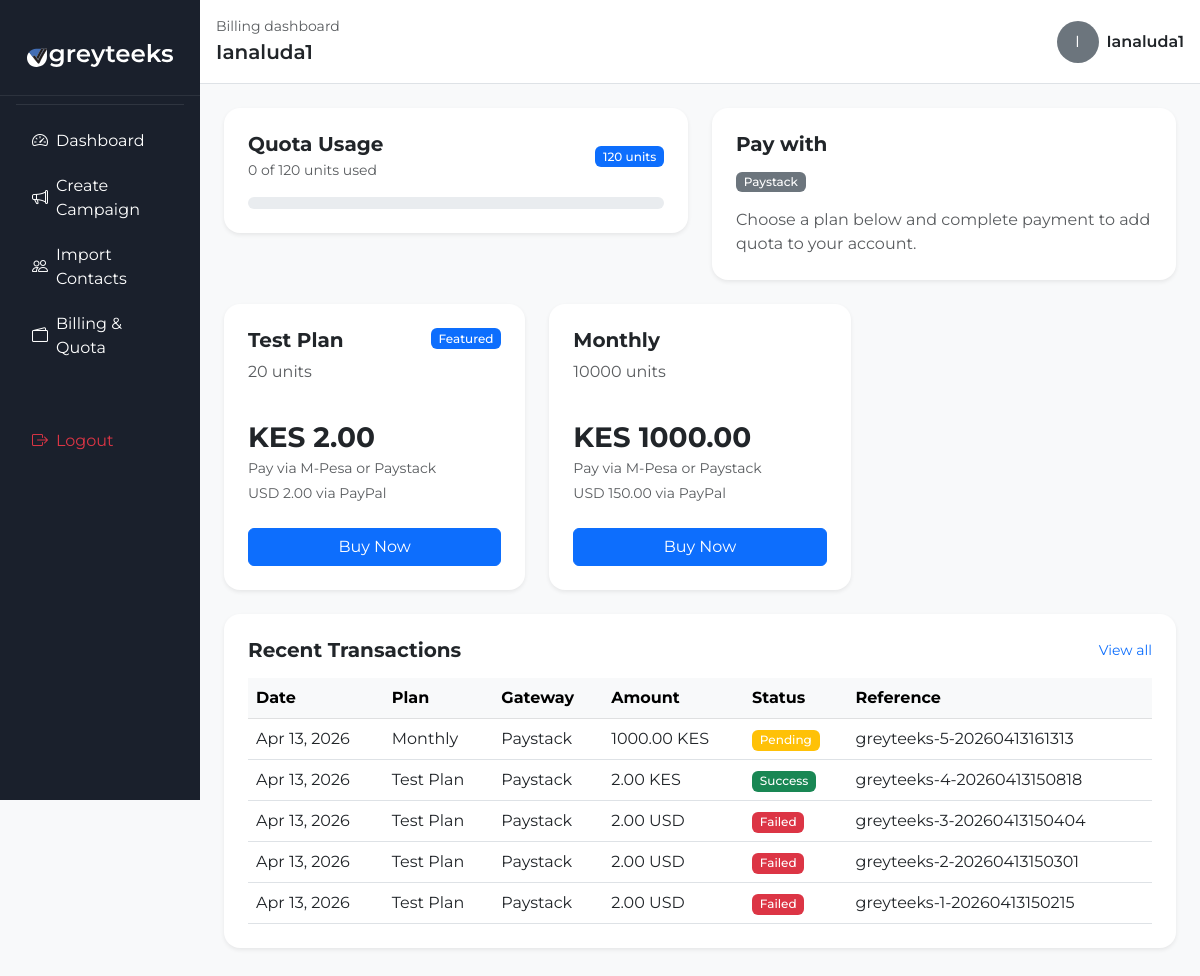
Page /billing/ (signed in) on the committed database.
### accounts/models.py (models this page shows, shortened)
class UserQuota(models.Model):
    user = models.OneToOneField(settings.AUTH_USER_MODEL, on_delete=models.CASCADE, related_name='quota')
    max_units = models.PositiveIntegerField(default=100)
    units_used = models.PositiveIntegerField(default=0)

### billing/models.py (models this page shows, shortened)
class PaymentGatewayConfig(models.Model):
    GATEWAY_CHOICES = [
        ('mpesa', 'M-Pesa Daraja'),
        ('paystack', 'Paystack'),
        ('paypal', 'PayPal'),
    ]
    gateway = models.CharField(max_length=20, choices=GATEWAY_CHOICES, unique=True)
    is_active = models.BooleanField(default=False)
    is_sandbox = models.BooleanField(default=True, help_text="Use sandbox/test credentials")
    mpesa_consumer_key = models.CharField(max_length=255, blank=True)
    mpesa_consumer_secret = models.CharField(max_length=255, blank=True)
    mpesa_shortcode = models.CharField(max_length=20, blank=True)
    mpesa_passkey = models.CharField(max_length=255, blank=True)
    mpesa_callback_url = models.URLField(blank=True)
    paystack_public_key = models.CharField(max_length=255, blank=True)
    paystack_secret_key = models.CharField(max_length=255, blank=True)
    paypal_client_id = models.CharField(max_length=255, blank=True)
    paypal_client_secret = models.CharField(max_length=255, blank=True)
    updated_at = models.DateTimeField(auto_now=True)

class PricingPlan(models.Model):
    name = models.CharField(max_length=100)
    units = models.PositiveIntegerField(help_text="Number of message units this plan adds")
    price_kes = models.DecimalField(max_digits=10, decimal_places=2, help_text="Price in KES for M-Pesa")
    price_usd = models.DecimalField(max_digits=10, decimal_places=2, help_text="Price in USD for PayPal/Paystack")
    is_active = models.BooleanField(default=True)
    is_featured = models.BooleanField(default=False)
    created_at = models.DateTimeField(auto_now_add=True)

class PaymentTransaction(models.Model):
    STATUS_CHOICES = [
        ('pending', 'Pending'),
        ('success', 'Success'),
        ('failed', 'Failed'),
        ('cancelled', 'Cancelled'),
    ]
    GATEWAY_CHOICES = [
        ('mpesa', 'M-Pesa'),
        ('paystack', 'Paystack'),
        ('paypal', 'PayPal'),
    ]
    user = models.ForeignKey(settings.AUTH_USER_MODEL, on_delete=models.CASCADE, related_name='transactions')
    plan = models.ForeignKey(PricingPlan, on_delete=models.SET_NULL, null=True)
    gateway = models.CharField(max_length=20, choices=GATEWAY_CHOICES)
    status = models.CharField(max_length=20, choices=STATUS_CHOICES, default='pending')
    amount = models.DecimalField(max_digits=10, decimal_places=2)
    currency = models.CharField(max_length=10, default='KES')
    units_purchased = models.PositiveIntegerField(default=0)
    gateway_reference = models.CharField(max_length=255, blank=True, help_text="Gateway transaction ID")
    mpesa_checkout_request_id = models.CharField(max_length=255, blank=True)
    mpesa_receipt_number = models.CharField(max_length=100, blank=True)
    paystack_reference = models.CharField(max_length=255, blank=True)
    paypal_order_id = models.CharField(max_length=255, blank=True)
    phone_number = models.CharField(max_length=20, blank=True, help_text="For M-Pesa STK push")
    created_at = models.DateTimeField(auto_now_add=True)
    updated_at = models.DateTimeField(auto_now=True)

### billing/views.py (the view)
# urls.py: path('', views.billing_home, name='billing_home'),
@login_required
def billing_home(request):
    plans = PricingPlan.objects.filter(is_active=True).order_by('price_kes')
    gateways = PaymentGatewayConfig.objects.filter(is_active=True).order_by('gateway')
    user_quota = getattr(request.user, 'quota', None)
    if user_quota is None:
        from accounts.models import UserQuota
        user_quota, _ = UserQuota.objects.get_or_create(user=request.user)
    transactions = PaymentTransaction.objects.filter(user=request.user).order_by('-created_at')[:10]
    used_units = user_quota.units_used or 0
    max_units = user_quota.max_units or 0
    quota_percent = 0
    if max_units > 0:
        quota_percent = min(100, int(round((used_units / max_units) * 100)))
    context = {
        'plans': plans,
        'gateways': gateways,
        'user_quota': user_quota,
        'transactions': transactions,
        'quota_percent': quota_percent,
    }
    return render(request, 'billing/billing_home.html', context)

### templates/billing/billing_home.html (shortened to what this page needs)
{% load static %}
<!DOCTYPE html>
<html lang="en">
<head>
    <link href="https://cdn.jsdelivr.net/npm/bootstrap@5.3.0/dist/css/bootstrap.min.css" rel="stylesheet">
    <link rel="stylesheet" href="https://cdn.jsdelivr.net/npm/bootstrap-icons@1.11.3/font/bootstrap-icons.min.css">
    <link rel="stylesheet" href="{% static 'css/dashboard.css' %}">
</head>
<body>
    <div class="container-fluid">
        <div class="row">
            <nav class="col-md-2 d-none d-md-block sidebar p-3">
                <div class="sidebar-brand d-flex align-items-center justify-content-center px-2 py-3 mb-2">
                    <img src="{% static 'img/light-logo.svg' %}" class="sidebar-logo" alt="Greyteeks logo">
                </div>
                <hr class="text-secondary mt-0">
                <ul class="nav flex-column">
                    <li class="nav-item">
                        <a class="nav-link text-white d-flex align-items-center" href="{% url 'dashboard' %}">
                            <i class="bi bi-speedometer2 me-2"></i> Dashboard
                        </a>
                    </li>
                    <li class="nav-item">
                        <a class="nav-link text-white d-flex align-items-center" href="{% url 'create_campaign' %}">
                            <i class="bi bi-megaphone me-2"></i> Create Campaign
                        </a>
                    </li>
                    <li class="nav-item">
                        <a class="nav-link text-white d-flex align-items-center" href="{% url 'upload_contacts' %}">
                            <i class="bi bi-people me-2"></i> Import Contacts
                        </a>
                    </li>
                    <li class="nav-item">
                        <a class="nav-link text-white d-flex align-items-center active" href="{% url 'billing_home' %}">
                            <i class="bi bi-wallet2 me-2"></i> Billing & Quota
                        </a>
                    </li>
                    <li class="nav-item mt-5">
                        <form action="{% url 'logout' %}" method="post">
                            <button type="submit" class="nav-link text-danger border-0 bg-transparent d-flex align-items-center">
                                <i class="bi bi-box-arrow-right me-2"></i> Logout
                            </button>
                        </form>
                    </li>
                </ul>
            </nav>
            <main class="col-md-10 p-0">
                <div class="dashboard-top-bar d-flex justify-content-between align-items-center px-3 py-3 bg-white border-bottom">
                    <div>
                        <div class="text-muted small">Billing dashboard</div>
                        <div class="fs-5 fw-semibold">{{ user.first_name|default:user.username|title }}</div>
                    </div>
                    <div class="d-flex align-items-center gap-2">
                        <span class="rounded-circle bg-secondary text-white d-inline-flex align-items-center justify-content-center"
                              style="width:42px; height:42px;">
                            {{ user.username|first|upper }}
                        </span>
                        <span class="fw-semibold text-dark">{{ user.username|title }}</span>
                    </div>
                </div>
                <div class="dashboard-content p-4">
                    <div class="row g-4 mb-4">
                        <div class="col-md-6">
                            <div class="card border-0 shadow-sm p-4 rounded-4">
                                <div class="d-flex justify-content-between align-items-center mb-3">
                                    <div>
                                        <h5 class="fw-bold mb-1">Quota Usage</h5>
                                        <div class="small text-muted">{{ user_quota.units_used|default:0 }} of {{ user_quota.max_units|default:0 }} units used</div>
                                    </div>
                                    <span class="badge bg-primary">{{ user_quota.max_units|default:0 }} units</span>
                                </div>
                                <div class="progress" style="height: 12px;">
                                </div>
                            </div>
                        </div>
                        <div class="col-md-6">
                            <div class="card border-0 shadow-sm p-4 rounded-4">
                                <h5 class="fw-bold mb-3">Pay with</h5>
                                <div class="d-flex gap-2 flex-wrap">
                                    {% for gateway in gateways %}
                                        <span class="badge bg-secondary text-white text-capitalize">{{ gateway.get_gateway_display }}</span>
                                    {% empty %}
                                        <span class="text-muted">No active payment methods.</span>
                                    {% endfor %}
                                </div>
                                <p class="text-muted mt-3 mb-0">Choose a plan below and complete payment to add quota to your account.</p>
                            </div>
                        </div>
                    </div>
                    <div class="row g-4 mb-4">
                        {% for plan in plans %}
                            <div class="col-lg-4">
                                <div class="card border-0 shadow-sm p-4 rounded-4 h-100">
                                    <div class="d-flex justify-content-between align-items-start">
                                        <div>
                                            <h5 class="fw-bold">{{ plan.name }}</h5>
                                            <p class="text-muted mb-2">{{ plan.units }} units</p>
                                        </div>
                                        {% if plan.is_featured %}
                                            <span class="badge bg-primary">Featured</span>
                                        {% endif %}
                                    </div>
                                    <div class="py-4">
                                        <div class="fs-3 fw-bold">KES {{ plan.price_kes }}</div>
                                        <div class="text-muted small">Pay via M-Pesa or Paystack</div>
                                        <div class="text-muted small mt-1">USD {{ plan.price_usd }} via PayPal</div>
                                    </div>
                                    <button type="button" class="btn btn-primary w-100 select-plan-btn" data-plan-id="{{ plan.id }}" data-plan-name="{{ plan.name }}" data-plan-kes="{{ plan.price_kes }}" data-plan-usd="{{ plan.price_usd }}">
                                        Buy Now
                                    </button>
                                </div>
                            </div>
                        {% empty %}
                            <div class="col-12">
                                <div class="alert alert-secondary">No pricing plans are available.</div>
                            </div>
                        {% endfor %}
                    </div>
                    <div class="card border-0 shadow-sm rounded-4 p-4 mb-4">
                        <div class="d-flex justify-content-between align-items-center mb-3">
                            <h5 class="fw-bold mb-0">Recent Transactions</h5>
                            <a href="{% url 'admin_transactions' %}" class="small text-decoration-none">View all</a>
                        </div>
                        <div class="table-responsive">
                            <table class="table table-hover align-middle mb-0">
                                <thead class="table-light">
                                    <tr>
                                        <th>Date</th>
                                        <th>Plan</th>
                                        <th>Gateway</th>
                                        <th>Amount</th>
                                        <th>Status</th>
                                        <th>Reference</th>
                                    </tr>
                                </thead>
                                <tbody>
                                    {% for txn in transactions %}
                                        <tr>
                                            <td>{{ txn.created_at|date:"M d, Y" }}</td>
                                            <td>{{ txn.plan.name }}</td>
                                            <td>{{ txn.get_gateway_display }}</td>
                                            <td>{{ txn.amount }} {{ txn.currency }}</td>
                                            <td>
                                                <span class="badge {% if txn.status == 'success' %}bg-success{% elif txn.status == 'pending' %}bg-warning{% elif txn.status == 'failed' %}bg-danger{% else %}bg-secondary{% endif %}">
                                                    {{ txn.get_status_display }}
                                                </span>
                                            </td>
                                            <td>{{ txn.gateway_reference|default:txn.paystack_reference|default:txn.paypal_order_id|default:txn.mpesa_receipt_number }}</td>
                                        </tr>
                                    {% empty %}
                                        <tr>
                                            <td colspan="6" class="text-center text-muted py-4">No transactions yet.</td>
                                        </tr>
                                    {% endfor %}
                                </tbody>
                            </table>
                        </div>
                    </div>
                </div>
            </main>
        </div>
    </div>
</body>
</html>

### static/css/dashboard.css (style rules this page uses)
body { background-color: #f8f9fa; font-family: 'Montserrat', sans-serif; }
.sidebar { height: 100vh; background: #1a202c; color: white; position: fixed; top: 0; left: 0; z-index: 100; width: 16.666667%; }
.sidebar .nav-link { transition: all 0.3s; border-radius: 5px; margin-bottom: 5px; color: white; }
main { margin-left: 16.666667%; padding-left: 1rem; }
h1, h2, h3, h4, h5, h6 { font-family: 'Montserrat', sans-serif; font-weight: 500; }
.dashboard-content { padding-left: 1rem; padding-right: 1rem; }
.dashboard-top-bar { min-height: 80px; }
.dashboard-top-bar .rounded-circle { font-size: 1rem; text-transform: uppercase; }
.badge { font-weight: 500; }
.sidebar-logo { display: block; width: 80%; max-width: 160px; height: auto; max-height: 60px; object-fit: contain; margin: 0 auto; }
.sidebar-brand { min-height: 80px; border-bottom: 1px solid rgba(255, 255, 255, 0.08); margin-left: -1rem; margin-right: -1rem; padding-left: 1rem; padding-right: 1rem; }
.sidebar-brand { min-height: 80px; border-bottom: 1px solid rgba(255, 255, 255, 0.08); }

### rows in the picture
UserQuota: units_used "0", max_units "120"
PaymentGatewayConfig: gateway "Paystack"
PricingPlan: name "Test Plan", units "20", is_featured "Featured", price_kes "2.00", price_usd "2.00"
PricingPlan: name "Monthly", units "10000", price_kes "1000.00", price_usd "150.00"
PaymentTransaction: created_at "Apr 13, 2026", plan.name "Monthly", gateway "Paystack", amount "1000.00", currency "KES", status "Pending", gateway_reference "greyteeks-5-20260413161313"
PaymentTransaction: created_at "Apr 13, 2026", plan.name "Test Plan", gateway "Paystack", amount "2.00", currency "KES", status "Success", gateway_reference "greyteeks-4-20260413150818"
PaymentTransaction: created_at "Apr 13, 2026", plan.name "Test Plan", gateway "Paystack", amount "2.00", currency "USD", status "Failed", gateway_reference "greyteeks-3-20260413150404"
PaymentTransaction: created_at "Apr 13, 2026", plan.name "Test Plan", gateway "Paystack", amount "2.00", currency "USD", status "Failed", gateway_reference "greyteeks-2-20260413150301"
PaymentTransaction: created_at "Apr 13, 2026", plan.name "Test Plan", gateway "Paystack", amount "2.00", currency "USD", status "Failed", gateway_reference "greyteeks-1-20260413150215"

### other values in the picture
{{ user.first_name|default:user.username|title }} "Ianaluda1"
{{ user.username|first|upper }} "I"
{{ user.username|title }} "Ianaluda1"
